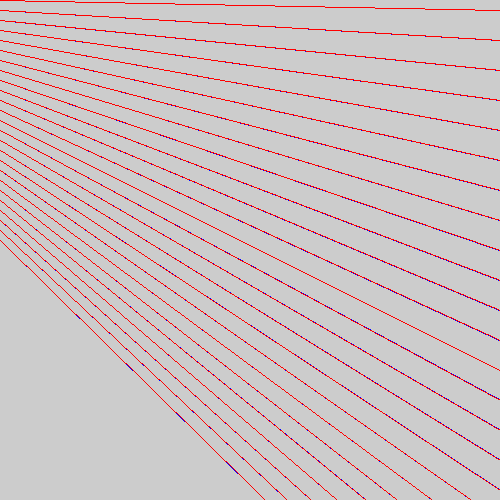
Frame 1 (no input)
Frame 60 (the mouse pressed at the canvas centre just before this capture): identical to frame 1, image omitted
Frame 120 (the mouse held since frame 60 and released just before this capture): identical to frame 1, image omitted

The Processing sketch that drew this single still picture (run headless with seeded random() and noise(); from frame 60 on, the mouse is pressed at the canvas centre):

// Processing sketch: A2Chall
// ── A2Chall.pde
void setup() {
  size(500, 500);
  noSmooth();
}

void draw() {
  int gap = 10; // vertical gap between the lines
  int y0 = 0; // tracks the current y of the line
  int gapdiff = 1; // how much further down y1 is.
  
  // draws the line until the gradient is > 1
  while((y0+gap*gapdiff-y0)/width < 1) {
    stroke(0, 0, 255);
    line(0, y0, width, y0+gap*gapdiff);
    stroke(255, 0, 0);
    
    drawLine(0, y0, width, y0+gap*gapdiff);
    y0 += gap;
    gapdiff += 2;
  }
}

// dda line algorithm for octant 1, 0 < m < 1;
void drawLine(float x0, float y0, float x1, float y1) {
    float m = (y1 - y0)/(x1 - x0);
    if (m > 0 && m <= 1) {
      int x = round(x0);
      float yi = y0 + m*(x-x0);
      int y = round(yi);
      float yf = yi - y;
      while(x != x1) {
        point(x, y);
        x++;
        yf += m;
        if (yf >= 0.5) {
          y++;
          yf--;
      }
    }
  } 
}
  
